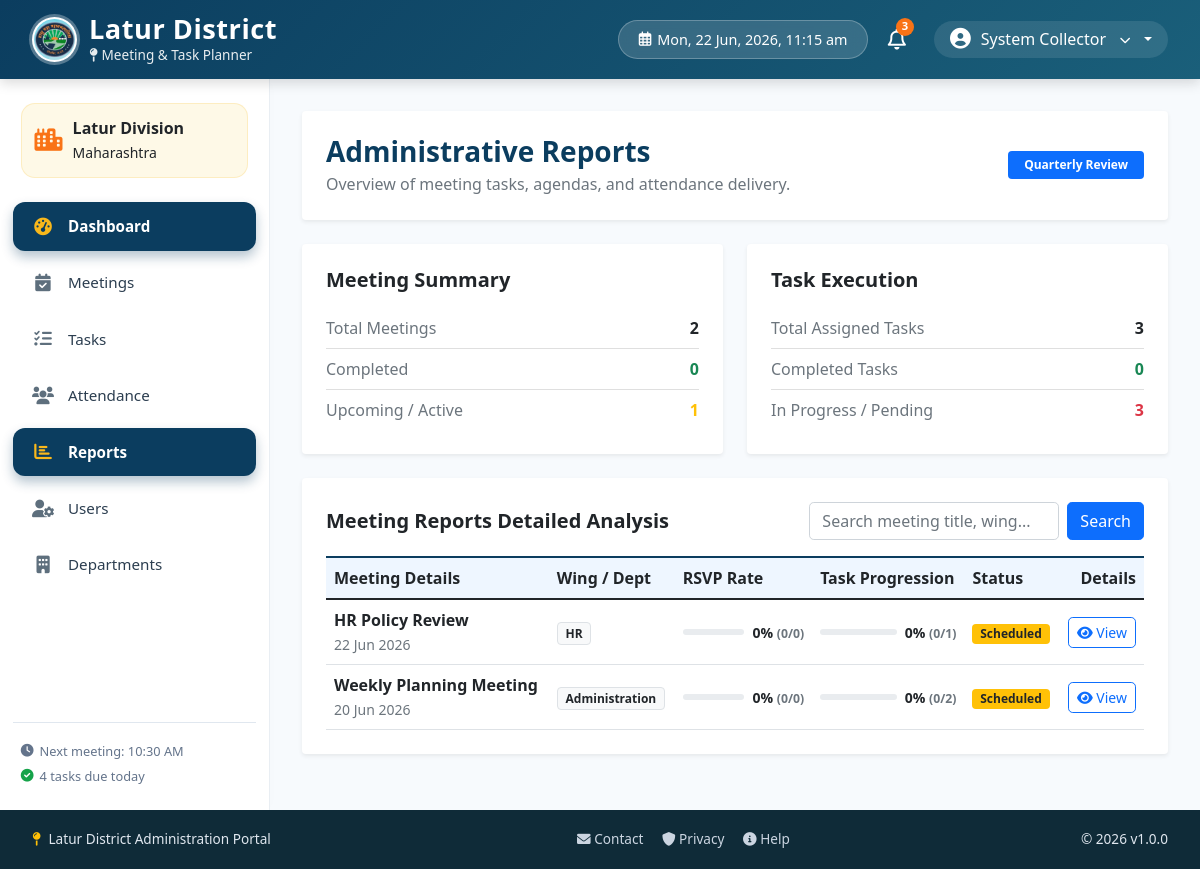
Page /modules/reports/index.php (signed in) on the committed database.
### tables this page shows
CREATE TABLE IF NOT EXISTS meetings (
  id INT AUTO_INCREMENT PRIMARY KEY,
  title VARCHAR(150) NOT NULL,
  meeting_date DATE NOT NULL,
  meeting_time TIME NOT NULL,
  location VARCHAR(150) NOT NULL,
  mode VARCHAR(50) NOT NULL,
  agenda TEXT NOT NULL,
  department VARCHAR(100) NOT NULL,
  organizer_id INT NOT NULL,
  status VARCHAR(30) NOT NULL DEFAULT 'Scheduled',
  created_at TIMESTAMP DEFAULT CURRENT_TIMESTAMP,
  FOREIGN KEY (organizer_id) REFERENCES users(id)
);

### modules/reports/index.php (the view, shortened to what this page needs)
<?php
include_once '../../includes/header.php';
$conn = getDBConnection();
$user_id = $_SESSION['user_id'];
$role = $_SESSION['role'];
$department = $_SESSION['department'];
$today = date('Y-m-d');
$searchQuery = isset($_GET['search']) ? sanitizeInput($_GET['search']) : '';
if ($role === 'Collector') {
    $mTotal = $conn->query("SELECT COUNT(*) as total FROM meetings")->fetch_assoc()['total'] ?? 0;
    $mCompleted = $conn->query("SELECT COUNT(*) as total FROM meetings WHERE status = 'Completed'")->fetch_assoc()['total'] ?? 0;
    $mUpcoming = $conn->query("SELECT COUNT(*) as total FROM meetings WHERE meeting_date >= '$today' AND status != 'Cancelled'")->fetch_assoc()['total'] ?? 0;
    $tTotal = $conn->query("SELECT COUNT(*) as total FROM tasks")->fetch_assoc()['total'] ?? 0;
    $tPending = $conn->query("SELECT COUNT(*) as total FROM tasks WHERE status = 'Pending'")->fetch_assoc()['total'] ?? 0;
    $tCompleted = $conn->query("SELECT COUNT(*) as total FROM tasks WHERE status = 'Completed'")->fetch_assoc()['total'] ?? 0;
    $tInProgress = $conn->query("SELECT COUNT(*) as total FROM tasks WHERE status = 'In Progress'")->fetch_assoc()['total'] ?? 0;
}
$reportSql = "SELECT m.id, m.title, m.meeting_date, m.department, m.status,
             (SELECT COUNT(*) FROM tasks WHERE meeting_id = m.id) as total_tasks,
             (SELECT COUNT(*) FROM tasks WHERE meeting_id = m.id AND status = 'Completed') as completed_tasks,
             (SELECT COUNT(*) FROM attendance WHERE meeting_id = m.id) as total_attendees,
             (SELECT COUNT(*) FROM attendance WHERE meeting_id = m.id AND status = 'Present') as present_attendees
             FROM meetings m";
$params = [];
$types = "";
if ($role === 'Organizer') {
    $reportSql .= " WHERE m.organizer_id = ?";
    $params[] = $user_id;
    $types .= "i";
} elseif ($role === 'Employee') {
    $reportSql .= " LEFT JOIN attendance a ON m.id = a.meeting_id WHERE (m.department = ? OR a.user_id = ?)";
    $params[] = $department;
    $params[] = $user_id;
    $types .= "si";
} else {
    $reportSql .= " WHERE 1=1";
}
$reportSql .= " GROUP BY m.id ORDER BY m.meeting_date DESC";
$stmt = $conn->prepare($reportSql);
$stmt->execute();
$meetingsReport = $stmt->get_result()->fetch_all(MYSQLI_ASSOC);
?>
<div class="row">
    <div class="col-12">
        <div class="card p-4 border-0 mb-4 shadow-sm bg-white">
            <div class="d-flex justify-content-between align-items-center">
                <div>
                    <h3 class="fw-bold mb-1" style="color: #0b3d5f;">Administrative Reports</h3>
                    <p class="text-muted mb-0">Overview of meeting tasks, agendas, and attendance delivery.</p>
                </div>
                <span class="badge bg-primary px-3 py-2">Quarterly Review</span>
            </div>
        </div>
        <div class="row g-4 mb-4">
            <div class="col-md-6">
                <div class="card p-4 border-0 shadow-sm bg-white h-100">
                    <div class="d-flex justify-content-between align-items-center mb-3">
                        <h5 class="fw-bold mb-0 text-gov-blue">Meeting Summary</h5>
                    </div>
                    <ul class="list-group list-group-flush">
                        <li class="list-group-item d-flex justify-content-between px-0">
                            <span class="text-muted">Total Meetings</span>
                            <span class="fw-bold"><?php echo $mTotal; ?></span>
                        </li>
                        <li class="list-group-item d-flex justify-content-between px-0">
                            <span class="text-muted">Completed</span>
                            <span class="text-success fw-bold"><?php echo $mCompleted; ?></span>
                        </li>
                        <li class="list-group-item d-flex justify-content-between px-0">
                            <span class="text-muted">Upcoming / Active</span>
                            <span class="text-warning fw-bold"><?php echo $mUpcoming; ?></span>
                        </li>
                    </ul>
                </div>
            </div>
            <div class="col-md-6">
                <div class="card p-4 border-0 shadow-sm bg-white h-100">
                    <div class="d-flex justify-content-between align-items-center mb-3">
                        <h5 class="fw-bold mb-0 text-gov-blue">Task Execution</h5>
                    </div>
                    <ul class="list-group list-group-flush">
                        <li class="list-group-item d-flex justify-content-between px-0">
                            <span class="text-muted">Total Assigned Tasks</span>
                            <span class="fw-bold"><?php echo $tTotal; ?></span>
                        </li>
                        <li class="list-group-item d-flex justify-content-between px-0">
                            <span class="text-muted">Completed Tasks</span>
                            <span class="text-success fw-bold"><?php echo $tCompleted; ?></span>
                        </li>
                        <li class="list-group-item d-flex justify-content-between px-0">
                            <span class="text-muted">In Progress / Pending</span>
                            <span class="text-danger fw-bold"><?php echo ($tPending + $tInProgress); ?></span>
                        </li>
                    </ul>
                </div>
            </div>
        </div>
        <div class="card p-4 border-0 shadow-sm mb-4 bg-white">
            <div class="d-flex flex-column flex-md-row justify-content-between align-items-md-center gap-3">
                <h5 class="fw-bold mb-0 text-gov-blue">Meeting Reports Detailed Analysis</h5>
                <form method="GET" class="d-flex gap-2">
                    <input type="text" name="search" class="form-control rounded-3" placeholder="Search meeting title, wing..." style="width: 250px;" value="<?php echo htmlspecialchars($searchQuery); ?>">
                    <button type="submit" class="btn btn-primary rounded-3">Search</button>
                </form>
            </div>
            <div class="table-responsive mt-3">
                <table class="table table-hover align-middle mb-0">
                    <thead style="background:#eef6ff; border-top: 2px solid #0b3d5f;">
                        <tr>
                            <th>Meeting Details</th>
                            <th>Wing / Dept</th>
                            <th>RSVP Rate</th>
                            <th>Task Progression</th>
                            <th>Status</th>
                            <th class="text-end">Details</th>
                        </tr>
                    </thead>
                    <tbody>
                        <?php if (empty($meetingsReport)): ?>
                            <tr>
                                <td colspan="6" class="text-center py-4 text-muted">No reports found matching filters.</td>
                            </tr>
                        <?php else: ?>
                            <?php foreach ($meetingsReport as $rep): ?>
                                <tr>
                                    <td>
                                        <div class="fw-bold text-dark"><?php echo htmlspecialchars($rep['title']); ?></div>
                                        <small class="text-muted"><?php echo date('d M Y', strtotime($rep['meeting_date'])); ?></small>
                                    </td>
                                    <td>
                                        <span class="badge bg-light text-dark border"><?php echo htmlspecialchars($rep['department']); ?></span>
                                    </td>
                                    <td>
                                        <?php
                                        $attTotal = $rep['total_attendees'];
                                        $attPres = $rep['present_attendees'];
                                        $attRate = $attTotal > 0 ? round(($attPres / $attTotal) * 100) : 0;
                                        ?>
                                        <div class="d-flex align-items-center gap-2">
                                            <div class="progress flex-grow-1" style="height: 6px; width: 60px;">
                                            </div>
                                            <span class="small fw-bold text-dark"><?php echo $attRate; ?>% <small class="text-muted">(<?php echo $attPres; ?>/<?php echo $attTotal; ?>)</small></span>
                                        </div>
                                    </td>
                                    <td>
                                        <?php
                                        $taskTotal = $rep['total_tasks'];
                                        $taskComp = $rep['completed_tasks'];
                                        $taskRate = $taskTotal > 0 ? round(($taskComp / $taskTotal) * 100) : 0;
                                        ?>
                                        <div class="d-flex align-items-center gap-2">
                                            <div class="progress flex-grow-1" style="height: 6px; width: 60px;">
                                            </div>
                                            <span class="small fw-bold text-dark"><?php echo $taskRate; ?>% <small class="text-muted">(<?php echo $taskComp; ?>/<?php echo $taskTotal; ?>)</small></span>
                                        </div>
                                    </td>
                                    <td>
                                        <?php
                                        $status = strtolower($rep['status']);
                                        $statusClass = match($status) {
                                            'completed' => 'success',
                                            'scheduled' => 'warning text-dark',
                                            'cancelled' => 'danger',
                                            default => 'secondary'
                                        };
                                        ?>
                                        <span class="badge bg-<?php echo $statusClass; ?>"><?php echo ucfirst($status); ?></span>
                                    </td>
                                    <td class="text-end">
                                        <a href="../meetings/view.php?id=<?php echo $rep['id']; ?>" class="btn btn-sm btn-outline-primary rounded-3">
                                            <i class="fas fa-eye"></i> View
                                        </a>
                                    </td>
                                </tr>
                            <?php endforeach; ?>
                        <?php endif; ?>
                    </tbody>
                </table>
            </div>
        </div>
    </div>
</div>
<?php include_once '../../includes/footer.php'; ?>

### rows in the picture
meetings: title "HR Policy Review", meeting_date "22 Jun 2026", department "HR", attRate "0", attPres "0", attTotal "0", taskRate "0", taskComp "0", taskTotal "1", status "Scheduled"
meetings: title "Weekly Planning Meeting", meeting_date "20 Jun 2026", department "Administration", attRate "0", attPres "0", attTotal "0", taskRate "0", taskComp "0", taskTotal "2", status "Scheduled"

### other values in the picture
$userName "System Collector"
$mTotal "2"
$mCompleted "0"
$mUpcoming "1"
$tTotal "3"
$tCompleted "0"
$tPending + $tInProgress "3"
